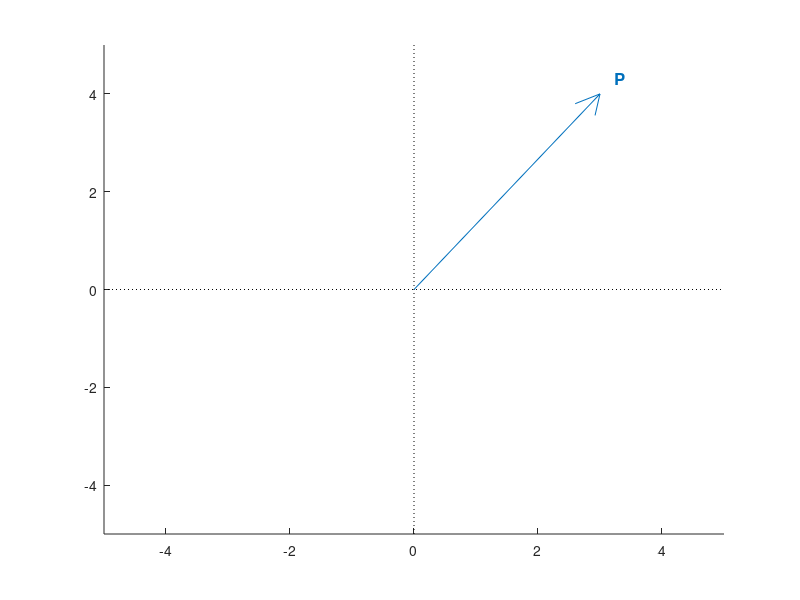
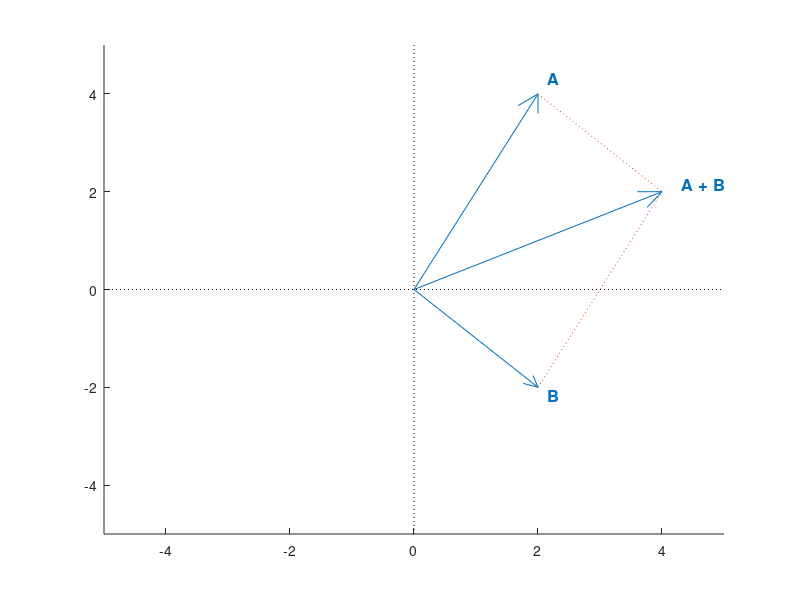
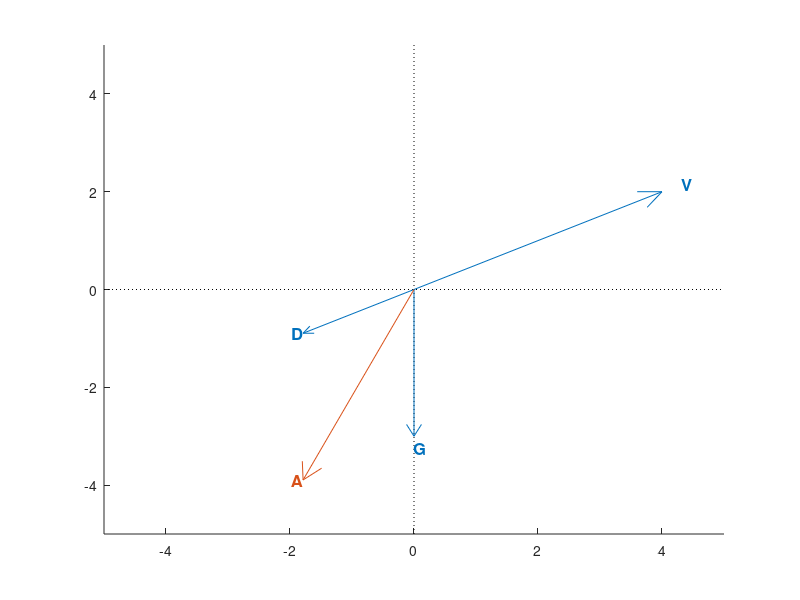

Here is the MATLAB script that generated these plots, in order:
function diagram()
    clf; hold on
    
    blue = [0, 0.44, 0.74];
    orange = [0.85, 0.32, 0.1];
    
    xl = [-5, 5];
    yl = [-5, 5];
    draw_axes(xl, yl)
    
    O = [0 0];
    P = [3 4];
    draw_vector(O, P, 'P', 'Color', blue)
    
    xlim(xl)
    ylim(yl)
    hold off
    saveas(gcf, '../../book/figs/vector1.eps', 'epsc')

    clf; hold on
    
    xl = [-5, 5];
    yl = [-5, 5];
    draw_axes(xl, yl)
    
    O = [0 0];
    A = [2, 4];
    draw_vector(O, A, 'A', 'Color', blue)
    
    B = [2, -2];
    draw_vector(O, B, 'B', 'Color', blue)
    
    AB = A + B
    draw_vector(O, AB, 'A + B', 'Color', blue)

    draw_line(A, AB, ':', 'Color', orange)
    draw_line(B, AB, ':', 'Color', orange)
    
    xlim(xl)
    ylim(yl)
    hold off
    saveas(gcf, '../../book/figs/vector2.eps', 'epsc')

    clf; hold on
    
    xl = [-5, 5];
    yl = [-5, 5];
    draw_axes(xl, yl)
    
    O = [0 0];
    V = [4, 2];
    draw_vector(O, V, 'V', 'Color', blue)
    
    Vhat = hat(V);
%    draw_vector(O, Vhat, '', 'Color', 'blue', 'LineWidth', 2)
%    text(Vhat(1), Vhat(2), 'hat(V)', ...
%                    'FontSize', 12, ...
%                    'FontWeight', 'bold', ...
%                    'Color', 'blue', ...
%                    'VerticalAlignment', 'bottom', ...
%                    'HorizontalAlignment', 'right')
                
    D = - Vhat * 2
    draw_vector(O, D, '', 'Color', blue)
    text(D(1), D(2), 'D', ...
                    'FontSize', 12, ...
                    'FontWeight', 'bold', ...
                    'Color', blue, ...
                    'HorizontalAlignment', 'right')
    
    G = [0 -3]
    draw_vector(O, G, 'G', 'Color', blue)
    
    A = D+G
    draw_vector(O, A, '', 'Color', orange)
    text(A(1), A(2), 'A', ...
                    'FontSize', 12, ...
                    'FontWeight', 'bold', ...
                    'Color', orange, ...
                    'HorizontalAlignment', 'right')
    
    
    xlim(xl)
    ylim(yl)
    hold off
    saveas(gcf, '../../book/figs/vector3.eps', 'epsc')

end

function res = hat(V)
    res = V / norm(V)
end

function res = perp(V)
    res = [-V(2) V(1)]
end

function draw_vector(A, B, label, varargin)
    blue = [0, 0.44, 0.74];

    draw_line(A, B, varargin{:})
    
    V = B - A
    h = 0.08 * V
    p = perp(h) / 2
    
    draw_line(B, B-h + p, varargin{:})
    draw_line(B, B-h - p, varargin{:})
    
    T = B + h
    text(T(1), T(2), label, ...
                    'FontSize', 12, ...
                    'FontWeight', 'bold', ...
                    'Color', blue, ...
                    'HorizontalAlignment', 'left')
end

function draw_line(V, W, varargin)
    xs = [V(1), W(1)];
    ys = [V(2), W(2)];
   
    plot(xs, ys, varargin{:})
end

function draw_axes(xl, yl)
    plot(xl, [0 0], 'k:')
    plot([0 0], yl, 'k:')
end
